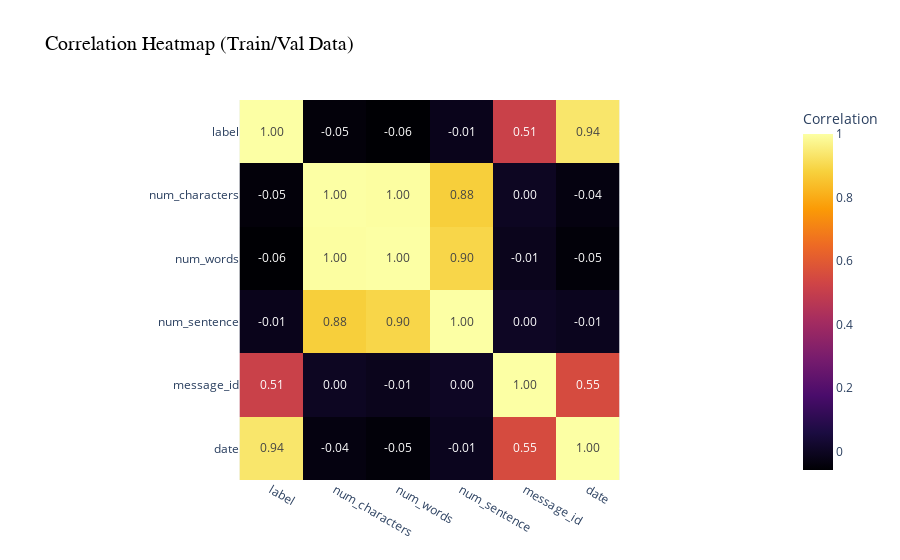
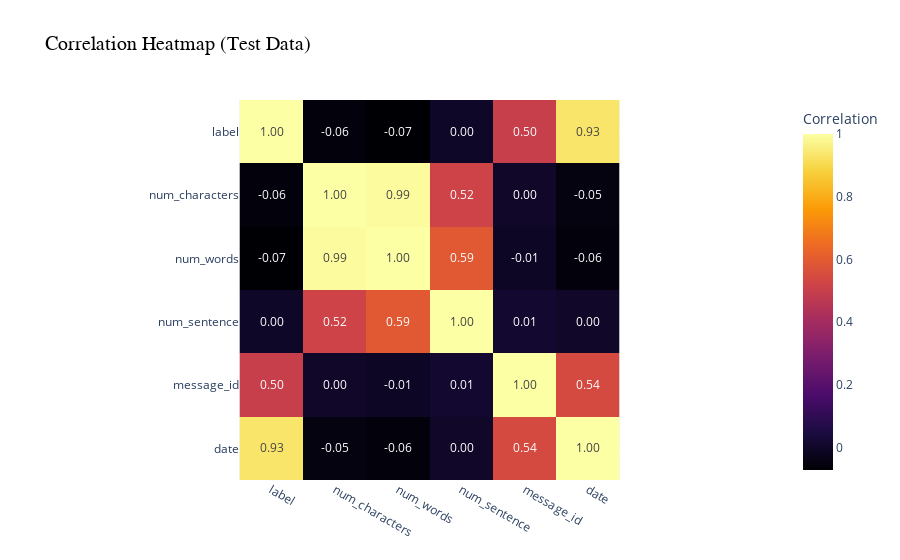

Notebook cell for these charts, in order:
### Code cell
#create a heatmap using Plotly to better visualize the correlation matrix
fig = px.imshow(
    corr_matrix_trainval,
    text_auto=".2f",
    color_continuous_scale='Inferno',
    labels=dict(color="Correlation"),  
    title="Correlation Heatmap (Train/Val Data)"
)

fig.update_layout(
    title=dict(font=dict(size=20, family='Times New Roman', color='black')),
    xaxis=dict(tickangle=30),
    font=dict(size=12)
)

fig.show()


fig = px.imshow(
    corr_matrix_test,
    text_auto=".2f",
    color_continuous_scale='Inferno',
    labels=dict(color="Correlation"),  
    title="Correlation Heatmap (Test Data)"
)

fig.update_layout(
    title=dict(font=dict(size=20, family='Times New Roman', color='black')),
    xaxis=dict(tickangle=30),
    font=dict(size=12)
)

fig.show()

### Figure 1 — Plotly figure (JSON) as saved in the notebook; plotly's stock layout.template omitted (floating-point values rounded to 4 significant figures)
{"data": [{"coloraxis": "coloraxis", "hovertemplate": "x: %{x}<br>y: %{y}<br>Correlation: %{z}<extra></extra>", "name": "0", "texttemplate": "%{z:.2f}", "type": "heatmap", "x": ["label", "num_characters", "num_words", "num_sentence", "message_id", "date"], "xaxis": "x", "y": ["label", "num_characters", "num_words", "num_sentence", "message_id", "date"], "yaxis": "y", "z": [[1, -0.0458, -0.05785, -0.01378, 0.5144, 0.9354], [-0.0458, 1, 0.9966, 0.8787, -0.0007094, -0.03566], [-0.05785, 0.9966, 1, 0.8964, -0.01091, -0.04864], [-0.01378, 0.8787, 0.8964, 1, 0.003616, -0.008349], [0.5144, -0.0007094, -0.01091, 0.003616, 1, 0.553], [0.9354, -0.03566, -0.04864, -0.008349, 0.553, 1]]}], "layout": {"coloraxis": {"colorbar": {"title": {"text": "Correlation"}}, "colorscale": [[0, "#000004"], [0.1111, "#1b0c41"], [0.2222, "#4a0c6b"], [0.3333, "#781c6d"], [0.4444, "#a52c60"], [0.5556, "#cf4446"], [0.6667, "#ed6925"], [0.7778, "#fb9b06"], [0.8889, "#f7d13d"], [1, "#fcffa4"]]}, "font": {"size": 12}, "title": {"font": {"color": "black", "family": "Times New Roman", "size": 20}, "text": "Correlation Heatmap (Train/Val Data)"}, "xaxis": {"anchor": "y", "constrain": "domain", "domain": [0, 1], "scaleanchor": "y", "tickangle": 30}, "yaxis": {"anchor": "x", "autorange": "reversed", "constrain": "domain", "domain": [0, 1]}}}

### Figure 2 — Plotly figure (JSON) as saved in the notebook; plotly's stock layout.template omitted (floating-point values rounded to 4 significant figures)
{"data": [{"coloraxis": "coloraxis", "hovertemplate": "x: %{x}<br>y: %{y}<br>Correlation: %{z}<extra></extra>", "name": "0", "texttemplate": "%{z:.2f}", "type": "heatmap", "x": ["label", "num_characters", "num_words", "num_sentence", "message_id", "date"], "xaxis": "x", "y": ["label", "num_characters", "num_words", "num_sentence", "message_id", "date"], "yaxis": "y", "z": [[1, -0.058, -0.07123, -0.003341, 0.4999, 0.9325], [-0.058, 1, 0.9932, 0.5203, 0.0005225, -0.04511], [-0.07123, 0.9932, 1, 0.5913, -0.00738, -0.05851], [-0.003341, 0.5203, 0.5913, 1, 0.01282, 0.0004915], [0.4999, 0.0005225, -0.00738, 0.01282, 1, 0.543], [0.9325, -0.04511, -0.05851, 0.0004915, 0.543, 1]]}], "layout": {"coloraxis": {"colorbar": {"title": {"text": "Correlation"}}, "colorscale": [[0, "#000004"], [0.1111, "#1b0c41"], [0.2222, "#4a0c6b"], [0.3333, "#781c6d"], [0.4444, "#a52c60"], [0.5556, "#cf4446"], [0.6667, "#ed6925"], [0.7778, "#fb9b06"], [0.8889, "#f7d13d"], [1, "#fcffa4"]]}, "font": {"size": 12}, "title": {"font": {"color": "black", "family": "Times New Roman", "size": 20}, "text": "Correlation Heatmap (Test Data)"}, "xaxis": {"anchor": "y", "constrain": "domain", "domain": [0, 1], "scaleanchor": "y", "tickangle": 30}, "yaxis": {"anchor": "x", "autorange": "reversed", "constrain": "domain", "domain": [0, 1]}}}
